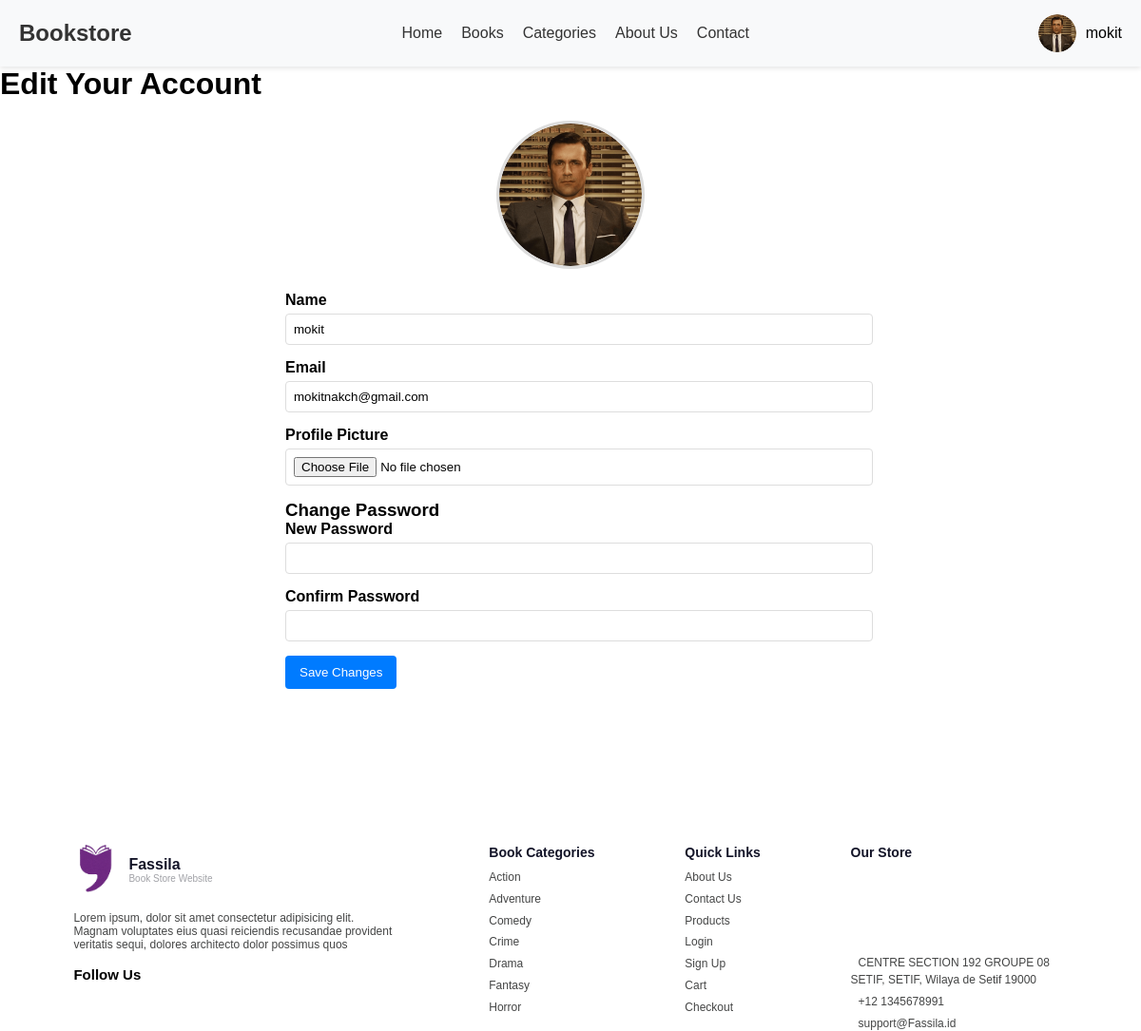
The app's page /Pages/account.php (signed in) with its own data.
### tables this page shows
CREATE TABLE `users` (
  `id` int(11) NOT NULL,
  `name` varchar(255) NOT NULL,
  `email` varchar(255) NOT NULL,
  `password` varchar(255) NOT NULL,
  `phone` varchar(20) DEFAULT NULL,
  `address` text DEFAULT NULL,
  `role` enum('customer','admin') DEFAULT 'customer',
  `created_at` timestamp NOT NULL DEFAULT current_timestamp(),
  `updated_at` timestamp NOT NULL DEFAULT current_timestamp() ON UPDATE current_timestamp(),
  `profile_picture` varchar(255) DEFAULT 'uploads/profiles/man1.png',
  `is_admin` tinyint(1) DEFAULT 0
);

### Pages/account.php (the view, shortened to what this page needs)
<?php
include '../connection.php';
$user_id = $_SESSION['user_id'];
$stmt = $conn->prepare("SELECT * FROM users WHERE id = ?");
$stmt->bind_param("i", $user_id);
$stmt->execute();
$result = $stmt->get_result();
$user = $result->fetch_assoc();
?>
<!DOCTYPE html>
<html lang="en">
<head>
    <link rel="stylesheet" href="../css/style.css">
</head>
<body>
    <?php include '../includes/header.php'; ?>
    <div class="container">
        <h1>Edit Your Account</h1>
        <div class="account-details">
            <div class="profile-image">
                <img src="<?php echo !empty($user['profile_picture']) ? htmlspecialchars($user['profile_picture']) : 'uploads/profiles/man1.png'; ?>" alt="Profile Picture">
            </div>
            <form method="POST" enctype="multipart/form-data">
                <div class="form-group">
                    <label for="name">Name</label>
                    <input type="text" id="name" name="name" value="<?php echo htmlspecialchars($user['name']); ?>" required>
                </div>
                <div class="form-group">
                    <label for="email">Email</label>
                    <input type="email" id="email" name="email" value="<?php echo htmlspecialchars($user['email']); ?>" required>
                </div>
                <div class="form-group">
                    <label for="profile_picture">Profile Picture</label>
                    <input type="file" id="profile_picture" name="profile_picture">
                </div>
                <h3>Change Password</h3>
                <div class="form-group">
                    <label for="new_password">New Password</label>
                    <input type="password" id="new_password" name="new_password">
                </div>
                <div class="form-group">
                    <label for="confirm_password">Confirm Password</label>
                    <input type="password" id="confirm_password" name="confirm_password">
                </div>
                <button type="submit" class="btn">Save Changes</button>
            </form>
        </div>
    </div>
    <footer>
      <div class="container">
        <div class="logo-description">
          <div class="logo">
            <div class="img">
              <img src="../images/logo.png" alt="" />
            </div>
            <div class="title">
              <h4>Fassila</h4>
              <small>Book Store Website</small>
            </div>
          </div>
          <div class="logo-body">
            <p>
              Lorem ipsum, dolor sit amet consectetur adipisicing elit. Magnam
              voluptates eius quasi reiciendis recusandae provident veritatis
              sequi, dolores architecto dolor possimus quos
            </p>
          </div>
          <div class="social-links">
            <h4>Follow Us</h4>
            <ul class="links">
              <li>
                <a href=""><i class="fa-brands fa-facebook-f"></i></a>
              </li>
              <li>
                <a href=""><i class="fa-brands fa-youtube"></i></a>
              </li>
              <li>
                <a href=""><i class="fa-brands fa-twitter"></i></a>
              </li>
              <li>
                <a href=""><i class="fa-brands fa-linkedin"></i></a>
              </li>
              <li>
                <a href=""><i class="fa-brands fa-instagram"></i></a>
              </li>
            </ul>
          </div>
        </div>
        <div class="categories list">
          <h4>Book Categories</h4>
          <ul>
            <li><a href="Pages/book-filter.php">Action</a></li>
            <li><a href="Pages/book-filter.php">Adventure</a></li>
            <li><a href="Pages/book-filter.php">Comedy</a></li>
            <li><a href="Pages/book-filter.php">Crime</a></li>
            <li><a href="Pages/book-filter.php">Drama</a></li>
            <li><a href="Pages/book-filter.php">Fantasy</a></li>
            <li><a href="Pages/book-filter.php">Horror</a></li>
          </ul>
        </div>
        <div class="quick-links list">
          <h4>Quick Links</h4>
          <ul>
            <li><a href="index.php">About Us</a></li>
            <li><a href="pages/contact.php">Contact Us</a></li>
            <li><a href="pages/book-filter.php">Products</a></li>
            <li><a href="pages/login.php">Login</a></li>
            <li><a href="pages/registration.php">Sign Up</a></li>
            <li><a href="pages/cart-item.html">Cart</a></li>
            <li><a href="pages/checkout.php">Checkout</a></li>
          </ul>
        </div>
        <div class="our-store list">
          <h4>Our Store</h4>
          <div class="map" style="margin-top: 1rem">
            <iframe
              src="https://www.google.com/maps/embed?pb=!1m18!1m12!1m3!1d6310.594819201665!2d-122.42768319999999!3d37.73616639999999!2m3!1f0!2f0!3f0!3m2!1i1024!2i768!4f13.1!3m3!1m2!1s0x808f7e60a337d5f5%3A0xfa0bb626904e5ab2!2z4KSV4KWJ4KSy4KWH4KScIOCkueCkv-Cksiwg4KS44KS-4KSoIOCkq-CljeCksOCkvuCkguCkuOCkv-CkuOCljeCkleCliywg4KSV4KWI4KSy4KWA4KSr4KWL4KSw4KWN4KSo4KS_4KSv4KS-LCDgpK_gpYLgpKjgpL7gpIfgpJ_gpYfgpKEg4KS44KWN4KSf4KWH4KSf4KWN4oCN4KS4!5e0!3m2!1shi!2sin!4v1686917463994!5m2!1shi!2sin"
              height="70"
              style="width: 100%; border: none; border-radius: 5px"
              allowfullscreen=""
              loading="lazy"
            ></iframe>
          </div>
          <ul>
            <li>
              <a href=""
                ><i class="fa-solid fa-location-dot"></i>CENTRE SECTION 192 GROUPE 08 SETIF, SETIF, Wilaya de Setif 19000</a
              >
            </li>
            <li>
              <a href=""><i class="fa-solid fa-phone"></i>+12 1345678991</a>
            </li>
            <li>
              <a href=""
                ><i class="fa-solid fa-envelope"></i>support@Fassila.id</a
              >
            </li>
          </ul>
        </div>
      </div>
    </footer>
</body>
</html>

### includes/header.php (shortened to what this page needs)
<!DOCTYPE html>
<html lang="en">
<head>
</head>
<body>
    <header>
        <div class="logo">
            <a href="index.php">Bookstore</a>
        </div>
        <nav>
            <ul>
                <li><a href="index.php">Home</a></li>
                <li><a href="books.php">Books</a></li>
                <li><a href="categories.php">Categories</a></li>
                <li><a href="about.php">About Us</a></li>
                <li><a href="contact.php">Contact</a></li>
            </ul>
        </nav>
        <div class="user-actions">
            <?php if(isset($_SESSION['user_id'])):
                $user_id = $_SESSION['user_id'];
                $stmt = $conn->prepare("SELECT name, profile_picture FROM users WHERE id = ?");
                $stmt->bind_param("i", $user_id);
                $stmt->execute();
                $result = $stmt->get_result();
                $user_data = $result->fetch_assoc();
                $profile_pic = !empty($user_data['profile_picture']) ? $user_data['profile_picture'] : 'uploads/profiles/man1.png';
            ?>
                <div class="dropdown">
                    <div class="user-profile">
                        <img src="<?php echo htmlspecialchars($profile_pic); ?>" alt="Profile" class="profile-img">
                        <span><?php echo htmlspecialchars($user_data['name']); ?></span>
                    </div>
                </div>
            <?php else: ?>
                <a href="login.php">Login</a>
                <a href="register.php">Register</a>
            <?php endif; ?>
        </div>
    </header>

### css/style.css (style rules this page uses)
* { padding: 0; margin: 0; font-family: 'Poppins',sans-serif; }
footer { margin-top: 9rem; padding: 0px 30px; }
footer .container { display: flex; justify-content: space-around; }
footer .container .logo-description { width: 30%; }
footer .container .our-store { width: 20%; }
footer .container .logo-description .logo { display: flex; align-items: center; gap: 0.5rem; margin-bottom: 1rem; }
footer .logo-description .logo img { width: 50px; border-radius: 5px; }
footer .logo-description .logo h4 { color: #131428; margin-bottom: -5px; }
footer .logo-description .logo small { font-size: 10px; color: #a0a1a6; }
footer .logo-description .logo-body p { font-size: 12px; color: #444545; }
footer .logo-description .social-links h4 { font-size: 15px; margin-top: 1rem; }
footer .logo-description .social-links .links { display: flex; align-items: center; gap: 0.3rem; margin-top: 0.3rem; }
footer .logo-description .social-links .links li { list-style: none; }
footer .logo-description .social-links .links li a { text-decoration: none; }
footer .logo-description .social-links .links i { padding: 5px 8px; border-radius: 5px; }
footer .logo-description .social-links .links li .fa-facebook-f { color: #0165E1; }
footer .logo-description .social-links .links li .fa-youtube { color: #FF0000; }
footer .logo-description .social-links .links li .fa-twitter { color: #1DA1F2; }
footer .logo-description .social-links .links li .fa-linkedin { color: #0A66C2; }
footer .logo-description .social-links .links li .fa-instagram { color: #E1306C; }
footer .container .list h4 { font-size: 14px; font-weight: 700; color: #131428; }
footer .container .list ul { display: flex; flex-direction: column; gap: 0.3rem; margin-top: 0.5rem; }
footer .container .list ul li { list-style: none; }
footer .container .list ul li a { text-decoration: none; font-size: 12px; font-weight: 500; color: #444545; }
.account-details { max-width: 600px; margin: 0 auto; padding: 20px; }
.profile-image { text-align: center; margin-bottom: 20px; }
.profile-image img { width: 150px; height: 150px; border-radius: 50%; object-fit: cover; border: 3px solid #ddd; }
.form-group { margin-bottom: 15px; }
.form-group label { display: block; margin-bottom: 5px; font-weight: bold; }
.form-group input { width: 100%; padding: 8px; border: 1px solid #ddd; border-radius: 4px; }
.btn { background-color: #007bff; color: white; border: none; padding: 10px 15px; border-radius: 4px; cursor: pointer; }

### includes/header.php (style rules this page uses)
header { background-color: #f8f9fa; padding: 15px 20px; display: flex; justify-content: space-between; align-items: center; box-shadow: 0 2px 5px rgba(0,0,0,0.1); }
.logo a { font-size: 24px; font-weight: bold; color: #333; text-decoration: none; }
nav ul { list-style: none; display: flex; margin: 0; padding: 0; }
nav ul li { margin-right: 20px; }
nav ul li a { color: #333; text-decoration: none; }
.user-actions { display: flex; align-items: center; }
.user-profile { display: flex; align-items: center; cursor: pointer; }
.profile-img { width: 40px; height: 40px; border-radius: 50%; object-fit: cover; margin-right: 10px; }
.dropdown { position: relative; display: inline-block; }

### records on screen
users: profile_picture (picture), name "mokit", email "mokitnakch@gmail.com"
